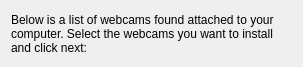
<ui version="4.0" >
 <class>WebcamList</class>
 <widget class="QWidget" name="WebcamList" >
  <property name="geometry" >
   <rect>
    <x>0</x>
    <y>0</y>
    <width>303</width>
    <height>67</height>
   </rect>
  </property>
  <layout class="QGridLayout" >
   <item row="0" column="0" >
    <widget class="QLabel" name="label" >
     <property name="text" >
      <string>Below is a list of webcams found attached to your computer. Select the webcams you want to install and click next:</string>
     </property>
     <property name="textFormat" >
      <enum>Qt::PlainText</enum>
     </property>
     <property name="wordWrap" >
      <bool>true</bool>
     </property>
    </widget>
   </item>
  </layout>
 </widget>
 <resources/>
 <connections/>
</ui>
